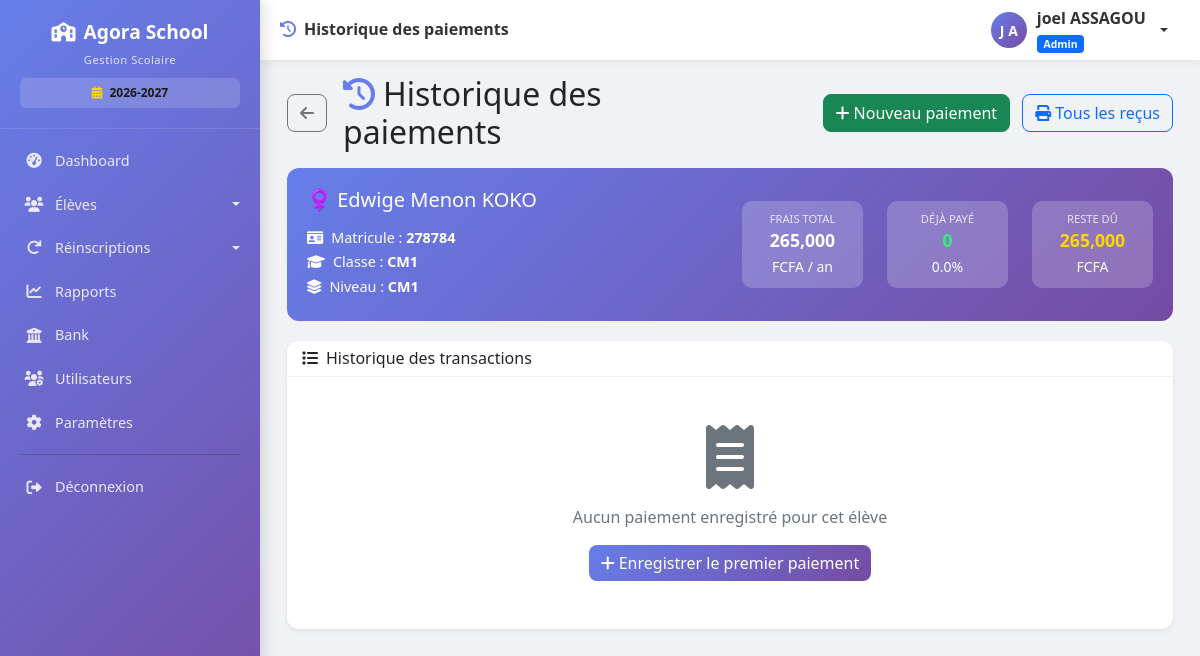
Before: /eleve/3/paiements (signed in) with the older database file.
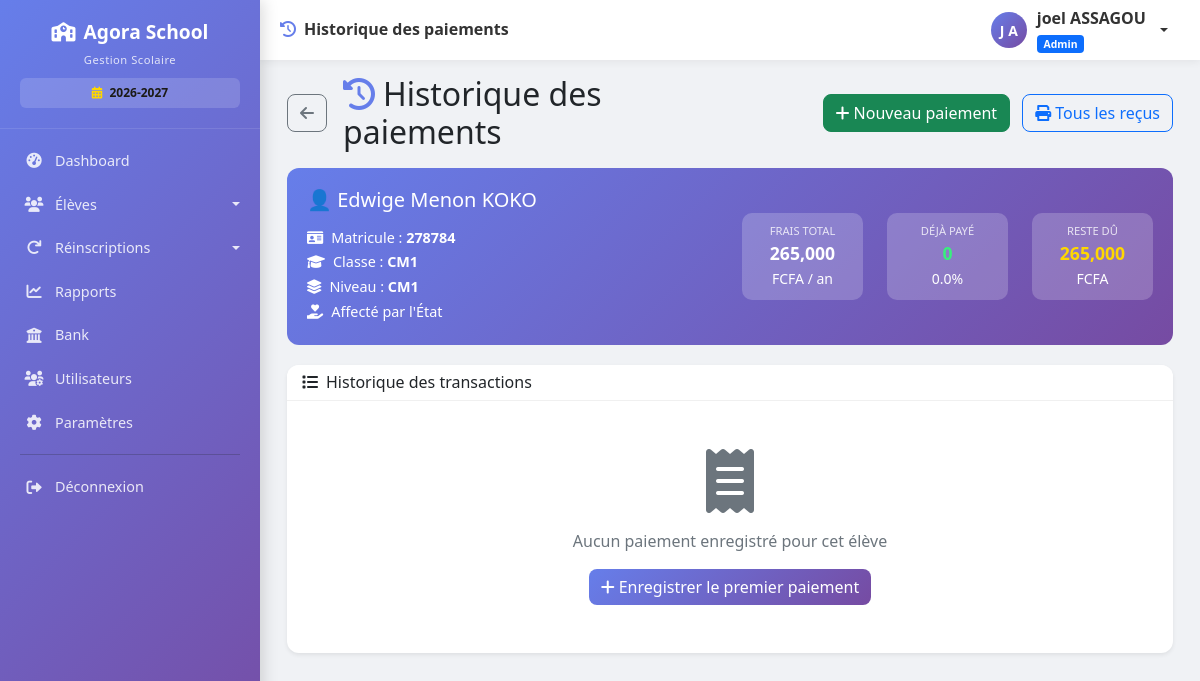
After: the same page with the newer database file.
### models.py (models this page shows, shortened)
class Eleve(db.Model):
    __tablename__ = 'eleves'
    id = db.Column(db.Integer, primary_key=True)
    nom = db.Column(db.String(100), nullable=False)
    prenom = db.Column(db.String(100), nullable=False)
    classe = db.Column(db.String(50), nullable=False)
    genre = db.Column(db.String(1))
    date_naissance = db.Column(db.Date, nullable=True)
    lieu_naissance = db.Column(db.String(100))
    matricule = db.Column(db.String(50), unique=True, nullable=False)
    nom_parent = db.Column(db.String(200))
    profession_parent = db.Column(db.String(200))
    employeur = db.Column(db.String(200))
    telephone_parent = db.Column(db.String(20))
    adresse = db.Column(db.String(200))
    est_affecte_etat = db.Column(db.Boolean, default=False)
    reference_affectation = db.Column(db.String(100))
    organisme_affectation = db.Column(db.String(100), default='État')
    sous_groupe_id = db.Column(db.Integer, db.ForeignKey('sous_groupes.id'), nullable=True)
    transport_option_id = db.Column(db.Integer, db.ForeignKey('options_transport.id'), nullable=True)
    cantine_option_id = db.Column(db.Integer, db.ForeignKey('options_cantine.id'), nullable=True)
    renforcement_inscrit = db.Column(db.Boolean, default=False)
    frais_tenue = db.Column(db.Float, default=0)
    frais_droit_examen = db.Column(db.Float, default=0)
    frais_scolarite = db.Column(db.Float, default=0)
    montant_paye = db.Column(db.Float, default=0)
    date_inscription = db.Column(db.DateTime, default=datetime.utcnow)
    date_modification = db.Column(db.DateTime, default=datetime.utcnow, onupdate=datetime.utcnow)
    actif = db.Column(db.Boolean, default=True)
    commentaire = db.Column(db.Text)
    annee_scolaire = db.Column(db.String(20), default='2026-2027')
    reinscrit = db.Column(db.Boolean, default=False)
    date_reinscription = db.Column(db.DateTime, nullable=True)
    reinscrit_par = db.Column(db.String(100), nullable=True)
    paiements = db.relationship('Paiement', backref='eleve', lazy=True, cascade='all, delete-orphan')
    @property
    def frais_scolarite_total(self):
        return self.frais_scolarite or 0
    @property
    def solde(self):
        return self.frais_scolarite_total - self.montant_paye
    @property
    def taux_paiement(self):
        if self.frais_scolarite_total > 0:
            return round((self.montant_paye / self.frais_scolarite_total) * 100, 2)
        return 0
    @property
    def genre_icon(self):
        if self.genre == 'M':
            return '♂️'
        elif self.genre == 'F':
            return '♀️'
        return '👤'

### routes.py (the view)
@app.route('/eleve/<int:id>/paiements')
@login_required
def voir_paiements(id):
    eleve = Eleve.query.get_or_404(id)
    paiements = Paiement.query.filter_by(eleve_id=id)\
                              .order_by(Paiement.date_paiement.desc())\
                              .all()
    return render_template('paiements_eleve.html',
                         eleve=eleve,
                         paiements=paiements)

### app.py (called while the page is built)
@app.after_request
def close_db_connection(response):
    try:
        db.session.close()
    except:
        pass
    return response

### models.py (called while the page is built)
    @property
    def nom_complet(self):
        return f"{self.prenom} {self.nom}"

### routes.py (called while the page is built)
@login_manager.user_loader
def load_user(user_id):
    return User.query.get(int(user_id))

@app.context_processor
def injecter_parametres_ecole():
    try:
        from models import Parametre
        params = Parametre.query.all()
        parametres = {p.cle: p.valeur for p in params}
    except:
        parametres = {}
    defaults = {
        'nom_ecole': 'GS LAUREADES',
        'adresse_ecole': 'Adresse de l\'école',
        'telephone_ecole': '',
        'email_notification': '',
        'devise': 'FCFA',
        'annee_scolaire': '2024-2025'
    }
    for key, value in defaults.items():
        if key not in parametres or not parametres[key]:
            parametres[key] = value
    return dict(parametres_ecole=parametres)

### templates/paiements_eleve.html (shortened to what the changed rows need)
{% extends "base.html" %}
{% block content %}
<div class="container-fluid">
    <div class="row mb-3 align-items-center">
        <div class="col">
            <div class="d-flex align-items-center">
                <h2 class="mb-0"><i class="fas fa-history me-2" style="color: #667eea;"></i>Historique des paiements</h2>
            </div>
        </div>
    </div>
    <div class="info-card">
        <div class="row align-items-center">
            <div class="col-md-6">
                <h5>{{ eleve.genre_icon if eleve.genre else '👤' }} {{ eleve.prenom }} {{ eleve.nom }}</h5>
                <p><i class="fas fa-id-card me-2"></i>Matricule : <strong>{{ eleve.matricule }}</strong></p>
                <p><i class="fas fa-graduation-cap me-2"></i>Classe : <strong>{{ eleve.classe }}</strong></p>
                {% if eleve.sous_groupe %}
                <p><i class="fas fa-layer-group me-2"></i>Niveau : <strong>{{ eleve.sous_groupe.nom }}</strong></p>
                {% endif %}
                {% if eleve.est_affecte_etat %}
                <p><i class="fas fa-hand-holding-heart me-2"></i>Affecté par l'État{% if eleve.reference_affectation %} ({{ eleve.reference_affectation }}){% endif %}</p>
                {% endif %}
            </div>
            <div class="col-md-6">
                <div class="row">
                    <div class="col-4">
                        <div class="stat-badge">
                            <div class="label">Frais total</div>
                            <div class="value">{{ "{:,.0f}".format(eleve.frais_scolarite_total) }}</div>
                            <small>FCFA / an</small>
                        </div>
                    </div>
                    <div class="col-4">
                        <div class="stat-badge">
                            <div class="label">Déjà payé</div>
                            <div class="value" style="color: #38ef7d;">{{ "{:,.0f}".format(eleve.montant_paye) }}</div>
                            <small>{{ eleve.taux_paiement }}%</small>
                        </div>
                    </div>
                    <div class="col-4">
                        <div class="stat-badge">
                            <div class="label">Reste dû</div>
                            <div class="value" style="color: {% if eleve.solde > 0 %}#ffd700{% else %}#38ef7d{% endif %};">
                                {{ "{:,.0f}".format(eleve.solde) }}
                            </div>
                            <small>{% if eleve.solde <= 0 %}✅ Soldé{% else %}FCFA{% endif %}</small>
                        </div>
                    </div>
                </div>
            </div>
        </div>
    </div>
</div>
{% endblock %}

Changed rows visible on the page:
changed Eleve "Edwige Menon": genre "♀️" → "👤"; est_affecte_etat False → True (drawn)
Other visible differences:
text now shown: "Affecté par l'État"
